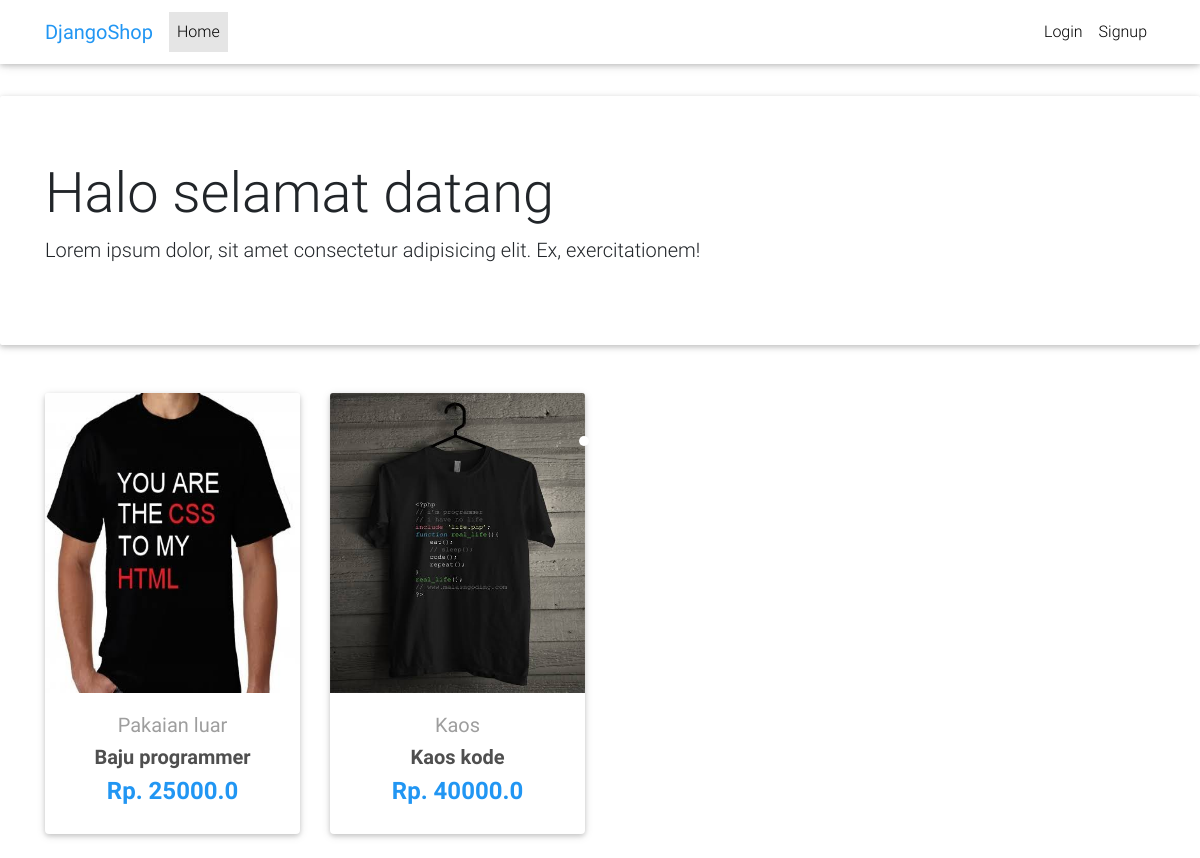
The page / on the database its author committed.
### core/models.py (models this page shows, shortened)
class Item(models.Model):
    title           = models.CharField(max_length=100)
    price           = models.FloatField()
    discount_price  = models.FloatField(blank=True, null=True)
    category        = models.CharField(choices=CATEGORY_CHOICES, max_length=2)
    label           = models.CharField(choices=LABEL_CHOICES, max_length=1)
    slug            = models.SlugField()
    description     = models.TextField(null=True)
    image           = models.ImageField(null=True, blank=True)
    def get_absolute_url(self):
        return reverse('core:product', kwargs={
            'slug':self.slug
        })

### core/views.py (the view)
# urls.py: path('', HomeView.as_view(), name='item-list'),
class HomeView(ListView):
    model           = Item
    paginate_by     = 10
    template_name   = 'home-page.html'

### templates/home-page.html (shortened to what this page needs)
{% extends 'base.html' %}
  {% block content %}
  {% include 'snippets/nav.html' %}
  <div id="carousel-example-1z" class="carousel slide carousel-fade pt-4" data-ride="carousel">
    <ol class="carousel-indicators">
      <li data-target="#carousel-example-1z" data-slide-to="0" class="active"></li>
      <li data-target="#carousel-example-1z" data-slide-to="1"></li>
      <li data-target="#carousel-example-1z" data-slide-to="2"></li>
    </ol>
    <div class="jumbotron jumbotron-fluid">
      <div class="container">
        <h1 class="display-4">Halo selamat datang</h1>
        <p class="lead">Lorem ipsum dolor, sit amet consectetur adipisicing elit. Ex, exercitationem!</p>
      </div>
    </div>
  <main>
    <div class="container mt-5">
      <section class="text-center mb-4">
      <div class="row wow fadeIn">
        {% for item in object_list %}
          <div class="col-lg-3 col-md-6 mb-4">
            <div class="card">
              <div class="view overlay">
                <img src="{{ item.image.url }}" class="card-img-top" style="height: 300px;">
              </div>
              <div class="card-body text-center">
                <a href="" class="grey-text">
                  <h5>{{ item.get_category_display }}</h5>
                </a>
                <h5>
                  <strong>
                    <a href="{{ item.get_absolute_url }}" class="dark-grey-text">{{ item.title }}
                    </a>
                  </strong>
                </h5>
                <h4 class="font-weight-bold blue-text">
                  <strong>
                    {% if item.discount_price %}
                    Rp. {{ item.discount_price }}
                    {% else %}
                    Rp. {{ item.price }}
                    {% endif %}
                  </strong>
                </h4>
              </div>
            </div>
          </div>
        {% endfor %}
      </div>
      </section>
    </div>
  </main>
  {% endblock content %}

### templates/base.html (shortened to what this page needs)
{% load static %}
<!DOCTYPE html>
<html lang="en">
<head>
    <link rel="stylesheet" href="https://use.fontawesome.com/releases/v5.11.2/css/all.css">
    <link href="{% static 'css/bootstrap.min.css' %}" rel="stylesheet">
    <link href="{% static 'css/mdb.min.css' %}" rel="stylesheet">
    <link href="{% static 'css/style.min.css' %}" rel="stylesheet">
</head>
<body>
    <div class="mt-5 pt-4">
    </div>
    {% block content %}
    {% endblock content %}
</body>
</html>

### templates/snippets/nav.html (shortened to what this page needs)
{% load cart_template_tags %}
<nav class="navbar fixed-top navbar-expand-lg navbar-light white scrolling-navbar">
    <div class="container">
        <a class="navbar-brand waves-effect"target="_blank">
            <strong class="blue-text">DjangoShop</strong>
        </a>
        <div class="collapse navbar-collapse" id="navbarSupportedContent">
            <ul class="navbar-nav mr-auto">
                <li class="nav-item active">
                    <a class="nav-link waves-effect" href="{% url 'core:item-list' %}">Home
                    </a>
                </li>
            </ul>
            <ul class="navbar-nav nav-flex-icons">
                {% if request.user.is_authenticated %}
                <li class="nav-item mt-2 mr-4">
                    <span class="clearfix d-none d-sm-inline-block"> Selamat datang, <b>{{user}}</b>! </span>
                </li>
                <li class="nav-item">
                    <a href="{% url 'core:order-summary' %}" class="nav-link waves-effect">
                        <span class="badge red z-depth-1 mr-1"> {{ request.user|cart_item_count }} </span>
                        <i class="fas fa-shopping-cart"></i>
                        <span class="clearfix d-none d-sm-inline-block"> Cart </span>
                    </a>
                </li>
                <li class="nav-item">
                    <a href="{% url 'logout' %}" class="nav-link waves-effect">
                        <span class="clearfix d-none d-sm-inline-block"> Logout </span>
                    </a>
                </li>
                {% else %}
                <li class="nav-item">
                    <a href="{% url 'login' %}" class="nav-link waves-effect">
                        <span class="clearfix d-none d-sm-inline-block"> Login </span>
                    </a>
                </li>
                <li class="nav-item">
                    <a href="{% url 'signup' %}" class="nav-link waves-effect">
                        <span class="clearfix d-none d-sm-inline-block"> Signup </span>
                    </a>
                </li>
                {% endif %}
            </ul>
        </div>
        </div>
    </nav>

### rows shown on the page
Item: image (picture), category "Pakaian luar", title "Baju programmer", price "25000.0"
Item: image (picture), category "Kaos", title "Kaos kode", discount_price "40000.0"
